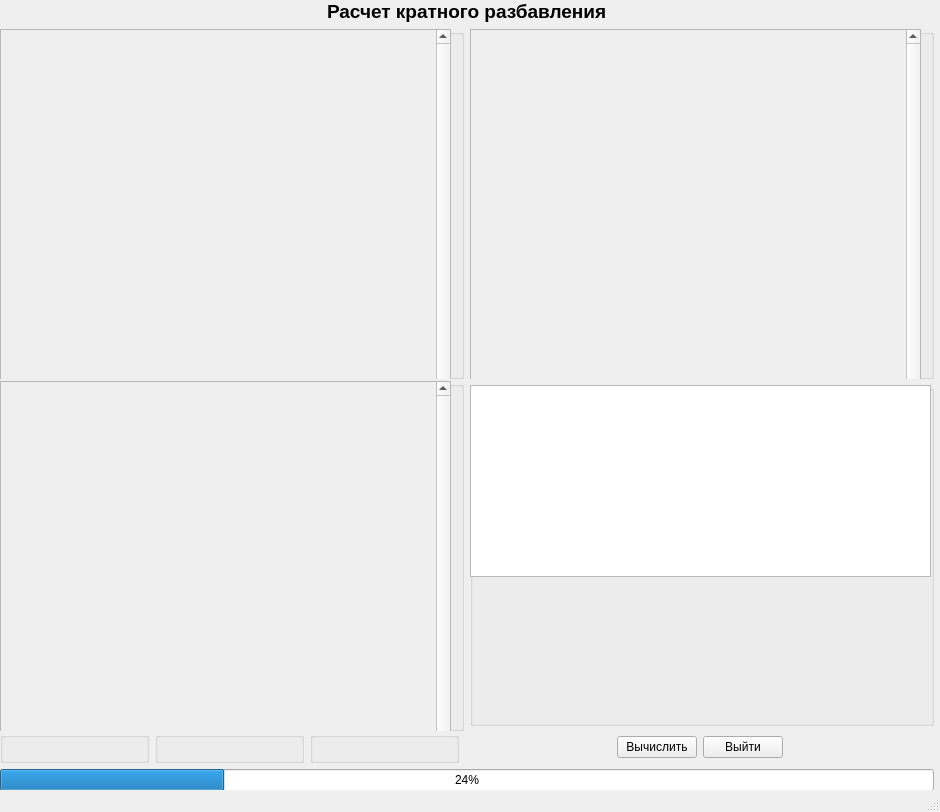
<?xml version="1.0" encoding="UTF-8"?>
<ui version="4.0">
 <class>MainWindow</class>
 <widget class="QMainWindow" name="MainWindow">
  <property name="geometry">
   <rect>
    <x>0</x>
    <y>0</y>
    <width>940</width>
    <height>812</height>
   </rect>
  </property>
  <property name="windowTitle">
   <string>UK5com</string>
  </property>
  <widget class="QWidget" name="centralwidget">
   <widget class="QWidget" name="">
    <property name="geometry">
     <rect>
      <x>0</x>
      <y>0</y>
      <width>934</width>
      <height>791</height>
     </rect>
    </property>
    <layout class="QVBoxLayout" name="verticalLayout">
     <item>
      <layout class="QHBoxLayout" name="horizontalLayout_TITLE">
       <item>
        <spacer name="horizontalSpacer_LEFT">
         <property name="orientation">
          <enum>Qt::Horizontal</enum>
         </property>
         <property name="sizeHint" stdset="0">
          <size>
           <width>40</width>
           <height>20</height>
          </size>
         </property>
        </spacer>
       </item>
       <item>
        <widget class="QLabel" name="UK5Q_label">
         <property name="font">
          <font>
           <pointsize>14</pointsize>
           <weight>75</weight>
           <bold>true</bold>
          </font>
         </property>
         <property name="text">
          <string>Расчет кратного разбавления</string>
         </property>
        </widget>
       </item>
       <item>
        <spacer name="horizontalSpacer_RIGHT">
         <property name="orientation">
          <enum>Qt::Horizontal</enum>
         </property>
         <property name="sizeHint" stdset="0">
          <size>
           <width>40</width>
           <height>20</height>
          </size>
         </property>
        </spacer>
       </item>
      </layout>
     </item>
     <item>
      <layout class="QHBoxLayout" name="horizontalLayout_MAIN">
       <item>
        <layout class="QVBoxLayout" name="verticalLayout_LEFT">
         <item>
          <widget class="QGroupBox" name="groupBox_IN">
           <property name="minimumSize">
            <size>
             <width>460</width>
             <height>350</height>
            </size>
           </property>
           <property name="title">
            <string/>
           </property>
           <widget class="QScrollArea" name="UK5Q_scrollArea_IN">
            <property name="geometry">
             <rect>
              <x>0</x>
              <y>0</y>
              <width>451</width>
              <height>621</height>
             </rect>
            </property>
            <property name="verticalScrollBarPolicy">
             <enum>Qt::ScrollBarAlwaysOn</enum>
            </property>
            <property name="widgetResizable">
             <bool>true</bool>
            </property>
            <property name="alignment">
             <set>Qt::AlignLeading|Qt::AlignLeft|Qt::AlignTop</set>
            </property>
            <widget class="QWidget" name="scrollAreaWidgetContents_IN">
             <property name="geometry">
              <rect>
               <x>0</x>
               <y>0</y>
               <width>432</width>
               <height>619</height>
              </rect>
             </property>
             <property name="sizePolicy">
              <sizepolicy hsizetype="Preferred" vsizetype="Preferred">
               <horstretch>0</horstretch>
               <verstretch>0</verstretch>
              </sizepolicy>
             </property>
             <widget class="QWidget" name="verticalLayoutWidget">
              <property name="geometry">
               <rect>
                <x>0</x>
                <y>0</y>
                <width>451</width>
                <height>621</height>
               </rect>
              </property>
              <layout class="QVBoxLayout" name="UK5Q_scrollLayout_IN">
               <property name="sizeConstraint">
                <enum>QLayout::SetDefaultConstraint</enum>
               </property>
              </layout>
             </widget>
            </widget>
           </widget>
          </widget>
         </item>
         <item>
          <widget class="QGroupBox" name="groupBox_IN_OUT">
           <property name="minimumSize">
            <size>
             <width>460</width>
             <height>350</height>
            </size>
           </property>
           <property name="title">
            <string/>
           </property>
           <widget class="QScrollArea" name="UK5Q_scrollArea_IN_OUT">
            <property name="geometry">
             <rect>
              <x>0</x>
              <y>0</y>
              <width>451</width>
              <height>461</height>
             </rect>
            </property>
            <property name="verticalScrollBarPolicy">
             <enum>Qt::ScrollBarAlwaysOn</enum>
            </property>
            <property name="sizeAdjustPolicy">
             <enum>QAbstractScrollArea::AdjustIgnored</enum>
            </property>
            <property name="widgetResizable">
             <bool>true</bool>
            </property>
            <property name="alignment">
             <set>Qt::AlignLeading|Qt::AlignLeft|Qt::AlignTop</set>
            </property>
            <widget class="QWidget" name="scrollAreaWidgetContents_IN_OUT">
             <property name="geometry">
              <rect>
               <x>0</x>
               <y>0</y>
               <width>432</width>
               <height>459</height>
              </rect>
             </property>
             <property name="sizePolicy">
              <sizepolicy hsizetype="Preferred" vsizetype="Preferred">
               <horstretch>0</horstretch>
               <verstretch>0</verstretch>
              </sizepolicy>
             </property>
             <widget class="QWidget" name="verticalLayoutWidget_2">
              <property name="geometry">
               <rect>
                <x>0</x>
                <y>0</y>
                <width>461</width>
                <height>451</height>
               </rect>
              </property>
              <layout class="QVBoxLayout" name="UK5Q_scrollLayout_IN_OUT">
               <property name="sizeConstraint">
                <enum>QLayout::SetDefaultConstraint</enum>
               </property>
              </layout>
             </widget>
            </widget>
           </widget>
          </widget>
         </item>
        </layout>
       </item>
       <item>
        <layout class="QVBoxLayout" name="verticalLayout_RIGHT">
         <item>
          <widget class="QGroupBox" name="groupBox_OUT">
           <property name="minimumSize">
            <size>
             <width>460</width>
             <height>350</height>
            </size>
           </property>
           <property name="title">
            <string/>
           </property>
           <widget class="QScrollArea" name="UK5Q_scrollArea_OUT">
            <property name="geometry">
             <rect>
              <x>0</x>
              <y>0</y>
              <width>451</width>
              <height>631</height>
             </rect>
            </property>
            <property name="verticalScrollBarPolicy">
             <enum>Qt::ScrollBarAlwaysOn</enum>
            </property>
            <property name="sizeAdjustPolicy">
             <enum>QAbstractScrollArea::AdjustIgnored</enum>
            </property>
            <property name="widgetResizable">
             <bool>true</bool>
            </property>
            <property name="alignment">
             <set>Qt::AlignLeading|Qt::AlignLeft|Qt::AlignTop</set>
            </property>
            <widget class="QWidget" name="scrollAreaWidgetContents_OUT">
             <property name="geometry">
              <rect>
               <x>0</x>
               <y>0</y>
               <width>432</width>
               <height>629</height>
              </rect>
             </property>
             <property name="sizePolicy">
              <sizepolicy hsizetype="Preferred" vsizetype="Preferred">
               <horstretch>0</horstretch>
               <verstretch>0</verstretch>
              </sizepolicy>
             </property>
             <widget class="QWidget" name="verticalLayoutWidget_3">
              <property name="geometry">
               <rect>
                <x>0</x>
                <y>0</y>
                <width>451</width>
                <height>631</height>
               </rect>
              </property>
              <layout class="QVBoxLayout" name="UK5Q_scrollLayout_OUT">
               <property name="sizeConstraint">
                <enum>QLayout::SetDefaultConstraint</enum>
               </property>
              </layout>
             </widget>
            </widget>
           </widget>
          </widget>
         </item>
         <item>
          <widget class="QGroupBox" name="groupBox_CHART">
           <property name="title">
            <string/>
           </property>
           <widget class="QChartView" name="UK5_chart">
            <property name="geometry">
             <rect>
              <x>0</x>
              <y>0</y>
              <width>461</width>
              <height>192</height>
             </rect>
            </property>
           </widget>
           <widget class="QWidget" name="verticalLayoutWidget_4">
            <property name="geometry">
             <rect>
              <x>0</x>
              <y>190</y>
              <width>461</width>
              <height>201</height>
             </rect>
            </property>
            <layout class="QVBoxLayout" name="UK5Q_verticalLayout_CHART"/>
           </widget>
          </widget>
         </item>
        </layout>
       </item>
      </layout>
     </item>
     <item>
      <layout class="QHBoxLayout" name="horizontalLayout_BOTTOM">
       <item>
        <layout class="QHBoxLayout" name="horizontalLayout_LIST">
         <property name="sizeConstraint">
          <enum>QLayout::SetMinAndMaxSize</enum>
         </property>
         <item>
          <widget class="QGroupBox" name="groupBox_XLS">
           <property name="minimumSize">
            <size>
             <width>149</width>
             <height>0</height>
            </size>
           </property>
           <property name="maximumSize">
            <size>
             <width>16777215</width>
             <height>60</height>
            </size>
           </property>
           <property name="title">
            <string/>
           </property>
          </widget>
         </item>
         <item>
          <widget class="QGroupBox" name="groupBox_SRF">
           <property name="minimumSize">
            <size>
             <width>149</width>
             <height>0</height>
            </size>
           </property>
           <property name="maximumSize">
            <size>
             <width>16777215</width>
             <height>60</height>
            </size>
           </property>
           <property name="title">
            <string/>
           </property>
          </widget>
         </item>
         <item>
          <widget class="QGroupBox" name="groupBox_RES">
           <property name="minimumSize">
            <size>
             <width>149</width>
             <height>0</height>
            </size>
           </property>
           <property name="maximumSize">
            <size>
             <width>16777215</width>
             <height>60</height>
            </size>
           </property>
           <property name="title">
            <string/>
           </property>
          </widget>
         </item>
        </layout>
       </item>
       <item>
        <layout class="QHBoxLayout" name="horizontalLayout_BUTTONS">
         <item>
          <spacer name="horizontalSpacer_LEFT2">
           <property name="orientation">
            <enum>Qt::Horizontal</enum>
           </property>
           <property name="sizeHint" stdset="0">
            <size>
             <width>40</width>
             <height>20</height>
            </size>
           </property>
          </spacer>
         </item>
         <item>
          <widget class="QPushButton" name="UK5Q_Eval">
           <property name="text">
            <string>Вычислить</string>
           </property>
          </widget>
         </item>
         <item>
          <widget class="QPushButton" name="UK5Q_Exit">
           <property name="text">
            <string>Выйти</string>
           </property>
          </widget>
         </item>
         <item>
          <spacer name="horizontalSpacer_RIGHT2">
           <property name="orientation">
            <enum>Qt::Horizontal</enum>
           </property>
           <property name="sizeHint" stdset="0">
            <size>
             <width>40</width>
             <height>20</height>
            </size>
           </property>
          </spacer>
         </item>
        </layout>
       </item>
      </layout>
     </item>
     <item>
      <widget class="QProgressBar" name="UK5Q_progressBar">
       <property name="value">
        <number>24</number>
       </property>
      </widget>
     </item>
    </layout>
   </widget>
  </widget>
  <widget class="QStatusBar" name="statusbar"/>
 </widget>
 <customwidgets>
  <customwidget>
   <class>QChartView</class>
   <extends>QGraphicsView</extends>
   <header>QtCharts</header>
  </customwidget>
 </customwidgets>
 <resources/>
 <connections/>
</ui>
